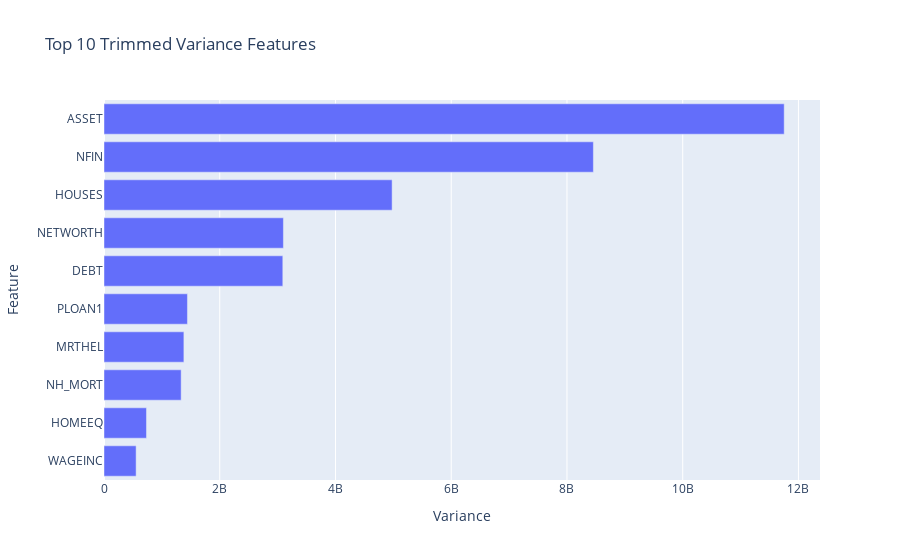

Write notebook code for a chart like this one.
### Markdown cell above
Plot Trimmed Variances

### Code cell
# Create horizontal bar chart of `top_ten_trim__var`
fig = px.bar(
    x=top_ten_trim_var,
    y=top_ten_trim_var.index,
    title="Top 10 Trimmed Variance Features"
)
fig.update_layout(xaxis_title="Variance",yaxis_title="Feature")

fig.show();

### Figure 1 — Plotly figure (JSON) as saved in the notebook; plotly's stock layout.template omitted (floating-point values rounded to 4 significant figures)
{"data": [{"alignmentgroup": "True", "hovertemplate": "x=%{x}<br>y=%{y}<extra></extra>", "legendgroup": "", "marker": {"color": "#636efa", "pattern": {"shape": ""}}, "name": "", "offsetgroup": "", "orientation": "h", "showlegend": false, "textposition": "auto", "type": "bar", "x": [555100000.0, 733800000.0, 1333000000.0, 1380000000.0, 1442000000.0, 3090000000.0, 3100000000.0, 4979000000.0, 8456000000.0, 11750000000.0], "xaxis": "x", "y": ["WAGEINC", "HOMEEQ", "NH_MORT", "MRTHEL", "PLOAN1", "DEBT", "NETWORTH", "HOUSES", "NFIN", "ASSET"], "yaxis": "y"}], "layout": {"barmode": "relative", "legend": {"tracegroupgap": 0}, "title": {"text": "Top 10 Trimmed Variance Features"}, "xaxis": {"anchor": "y", "domain": [0, 1], "title": {"text": "Variance"}}, "yaxis": {"anchor": "x", "domain": [0, 1], "title": {"text": "Feature"}}}}
